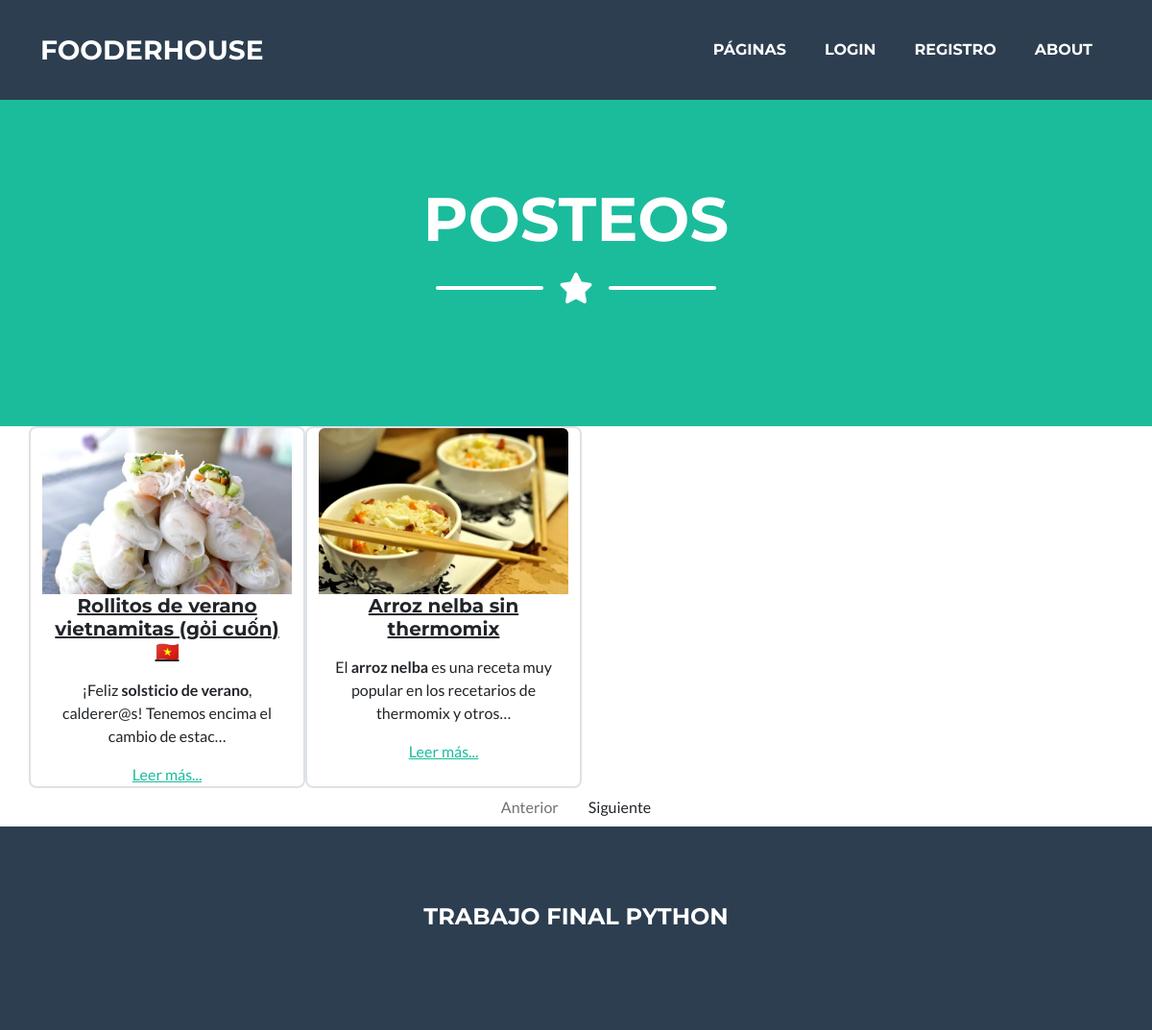
/App/pages/, run on the app's committed database.
### blogApp/models.py (models this page shows, shortened)
class Blog_post(models.Model):
    titulo= models.CharField(max_length=50, blank=True, null=True)
    slug= AutoSlugField(populate_from= 'titulo')
    subtitulo= models.TextField(max_length=50, blank=True, null=True)
    cuerpo= RichTextField(blank=True, null=True)
    autor= models.ForeignKey(User, null=True, default=None, on_delete=models.CASCADE)
    fecha= models.DateField(auto_now_add= True)
    imagen= models.ImageField(verbose_name='imagen', upload_to='media', null=True, blank=True)
    likes= models.ManyToManyField(User, related_name="post_like")
    @property
    def blog_post_link(self):
        return reverse("post", kwargs={
            'slug': self.slug
        })

### blogApp/views.py (the view)
# urls.py: path('pages/', views.pages, name= 'pages'),
def pages(request):
    posteos= Blog_post.objects.all()
    page= request.GET.get("page")
    paginator=Paginator(posteos, 2)
    try:
        posteos= paginator.page(page)
    except PageNotAnInteger:
        posteos= paginator.page(1)
    except EmptyPage:
        posteos= paginator.page(paginator.num_pages)
    return render(request, "blogApp/pages.html", {'posteos':posteos}, )

### blogApp/templates/blogApp/pages.html (shortened to what this page needs)
{% extends "blogApp/padre.html" %}
{% load static %}
{% block titulo_pagina %}
<h1 class="masthead-heading text-uppercase mb-0">Posteos</h1>
{% endblock %}
{% block contenidoQueCambiara %}
  <main class="main-content" >
    <div class="section bg-gray">
        <div class="container" >
            <div class="row" >
                      {% for post in posteos %}
                        <div class="card border hover-shadow-6 mb-6 d-block" style="width: 18rem;" >
                          <img class="card-img-top" src="{{post.imagen.url}}" >
                          <div class="p-6 text-center">
                            <h5 class="mb-0"><a class="text-dark">{{post.titulo}}</a></h5>
                            <p class="font-weight-light" href="{{post.blog_post_link}}">{{post.cuerpo|truncatechars:100|safe}}</p>
                            <a  href="{% url 'post' post.slug %}">Leer más...</a>
                          </div>
                        </div>
                        {% empty %}
                          <div class="p-6 text-center">
                            <h2>No hay páginas aún</h2>
                          </div>
                      {% endfor %}
                    </div>
                  </div>
                </div>
</main>
  <div class="p-6 text-center">
  {% include 'blogApp/paginador.html' %}
  </div>
{% endblock %}

### blogApp/templates/blogApp/padre.html (shortened to what this page needs)
<!DOCTYPE html>
<html lang="en">
    <head>
        {% load static %}
        <link href="{% static 'blogApp/css/styles.css' %}" rel="stylesheet" />
    </head>
    <body id="page-top">
        <nav class="navbar navbar-expand-lg bg-secondary text-uppercase fixed-top" id="mainNav">
            <div class="container">
                <a class="navbar-brand" href="{% url 'inicio' %}">FooderHouse</a>
                <div class="collapse navbar-collapse" id="navbarResponsive">
                    <ul class="navbar-nav ms-auto">
                        <li class="nav-item mx-0 mx-lg-1"><a class="nav-link py-3 px-0 px-lg-3 rounded" href="{% url 'pages' %}">Páginas</a></li>
                        {% if not request.user.is_authenticated %}
                        <li class="nav-item mx-0 mx-lg-1"><a class="nav-link py-3 px-0 px-lg-3 rounded" href="{% url 'login' %}">Login</a></li>
                        <li class="nav-item mx-0 mx-lg-1"><a class="nav-link py-3 px-0 px-lg-3 rounded" href="{% url 'registro' %}">Registro</a></li>
                        {% endif %}
                        <li class="nav-item mx-0 mx-lg-1"><a class="nav-link py-3 px-0 px-lg-3 rounded" href="{% url 'about' %}">About</a></li>
                    </ul>
                </div>
            </div>
        </nav>
        <header class="masthead bg-primary text-white text-center">
            <div class="container d-flex align-items-center flex-column">
                {% block titulo_pagina %}
                {% endblock %}
                <div class="divider-custom divider-light">
                    <div class="divider-custom-line"></div>
                    <div class="divider-custom-icon"><i class="fas fa-star"></i></div>
                    <div class="divider-custom-line"></div>
                </div>
                {% url 'inicio' as la_url %}
            </div>
        </header>
        {% block contenidoQueCambiara %}
        {% endblock %}
        <footer class="footer text-center">
            <div class="container">
                <div class="row">
                    <div class="col-lg-4 mb-5 mb-lg-0">
                    </div>
                    <div class="col-lg-4 mb-5 mb-lg-0">
                        <h4 class="text-uppercase mb-4">Trabajo Final Python</h4>
                    </div>
                    <div class="col-lg-4">
                    </div>
                </div>
            </div>
        </footer>
    </body>
</html>

### blogApp/templates/blogApp/paginador.html (shortened to what this page needs)
{% if posteos.has_previous %}
<a href="?page={{posteos.previous_page_number}}" class="btn btn-white"><i class="ti-arrow-left fs-9 mr-4"></i>Anterior</a>
{% else %}
<a href="#" class="btn btn-white disabled">Anterior</a>
{% endif %}
{% if posteos.has_next %}
<a href="?page={{posteos.next_page_number}}" class="btn btn-white">Siguiente</a>
{% else %}
<a href="#" class="btn btn-white disabled"><i class="ti-arrow-right fs-9 mr-4"></i>Siguiente</a>
{% endif %}

### data on the page
Blog_post: imagen (picture), titulo "Rollitos de verano vietnamitas (gỏi cuốn) 🇻🇳", cuerpo "¡Feliz solsticio de verano , calderer@s! Tenemos encima el cambio de estac…"
Blog_post: imagen (picture), titulo "Arroz nelba sin thermomix", cuerpo "El arroz nelba es una receta muy popular en los recetarios de thermomix y otros…"
